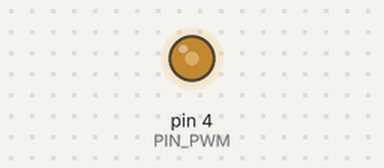
Simulated run of this sketch. Board: Teensy 4. On the bench: output pins drawn as LEDs (lit = HIGH).

Above: at 0.1 s.
Timing chart, 0 to 1.6 s (numbered marks = the images above):
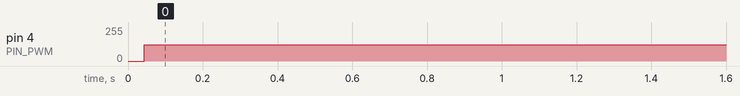

Measured:
- by itself, pin 4 (PIN_PWM): 0/255 → 121/255 at 0.04 s

The sketch:

dds_teensy_4_0_4096v_10b.ino
```cpp
/* dds_teensy_4_0_4096v_10b.ino
 * weigu.lu
 * N = 32, P = 8, B = 10, res = 0.000023283Hz!
 * 1kHz Sinus DDS
 * PWM output on pin 4 with 10 bit and 146.48kHz connected to low-pass
 * ISR with 100kHz
 * offset = fout*2^N/fCLK = 1000Hz*2^32/100000Hz = 42949792
 */

#include "sine_table_4096_values_10_bit.h"

const uint8_t PIN_PWM = 4; // PWM output
const uint8_t PWM_RESOLUTION = 10; // PWM output
uint32_t phase_offset = 42949792;
uint32_t phase_accumulator = 0x00000000;
uint16_t  address_pointer = 0x0000;

IntervalTimer myISR; // Create an IntervalTimer object

/* Timer interrupt calculates the pointer, gets the value
   for the PWM from the table and outputs it */
void isr_DDS() {
  phase_accumulator = phase_accumulator + phase_offset;
  address_pointer = phase_accumulator >> 22; // shift 22 bit
  analogWrite(PIN_PWM,SINE_4096V_10B[address_pointer]);
}

void setup() {
  analogWriteFrequency(PIN_PWM, 146484.38);
  analogWriteResolution(PWM_RESOLUTION);
  myISR.begin(isr_DDS, 10);  // 10ms -> 100kHz
  myISR.priority(0);         // highest priority
}

void loop() { // everything in the ISR
}
```

Source omitted: values_10_bit.h (data table, 6196 bytes)
